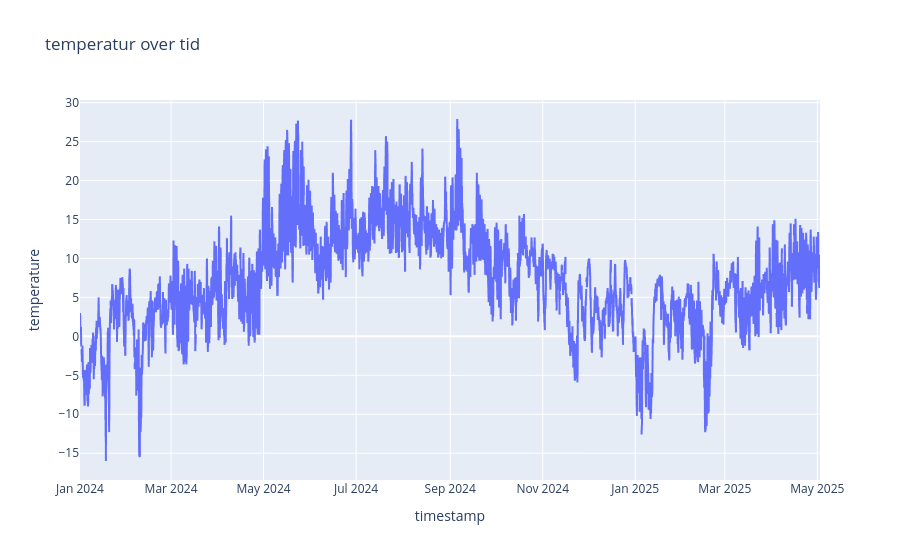

Here is the notebook cell this chart was saved with:
### Code cell
# visualiserer temperatur over tid via lineplot
fig = px.line(weather_df, "timestamp", "temperature", title="temperatur over tid")
fig.show()

### Figure 1 — Plotly figure (JSON) as saved in the notebook; plotly's stock layout.template omitted (floating-point values rounded to 4 significant figures; data arrays with more than 128 entries replaced by an {"elided": "..."} marker saying what was removed)
{"data": [{"hovertemplate": "timestamp=%{x}<br>temperature=%{y}<extra></extra>", "legendgroup": "", "line": {"color": "#636efa", "dash": "solid"}, "marker": {"symbol": "circle"}, "mode": "lines", "name": "", "showlegend": false, "type": "scattergl", "x": {"elided": "11707 str values"}, "xaxis": "x", "y": {"elided": "11707 float values"}, "yaxis": "y"}], "layout": {"legend": {"tracegroupgap": 0}, "title": {"text": "temperatur over tid"}, "xaxis": {"anchor": "y", "domain": [0, 1], "title": {"text": "timestamp"}}, "yaxis": {"anchor": "x", "domain": [0, 1], "title": {"text": "temperature"}}}}
